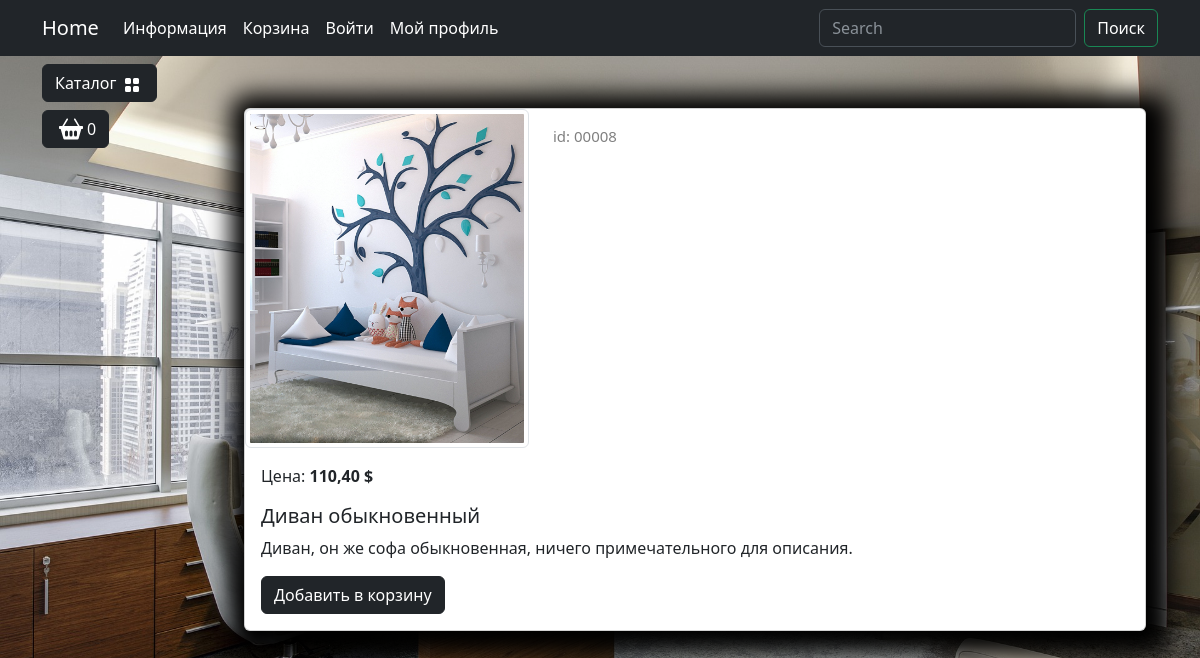
The page /catalog/product/divan-obyknovennyj/ on the database as committed earlier.
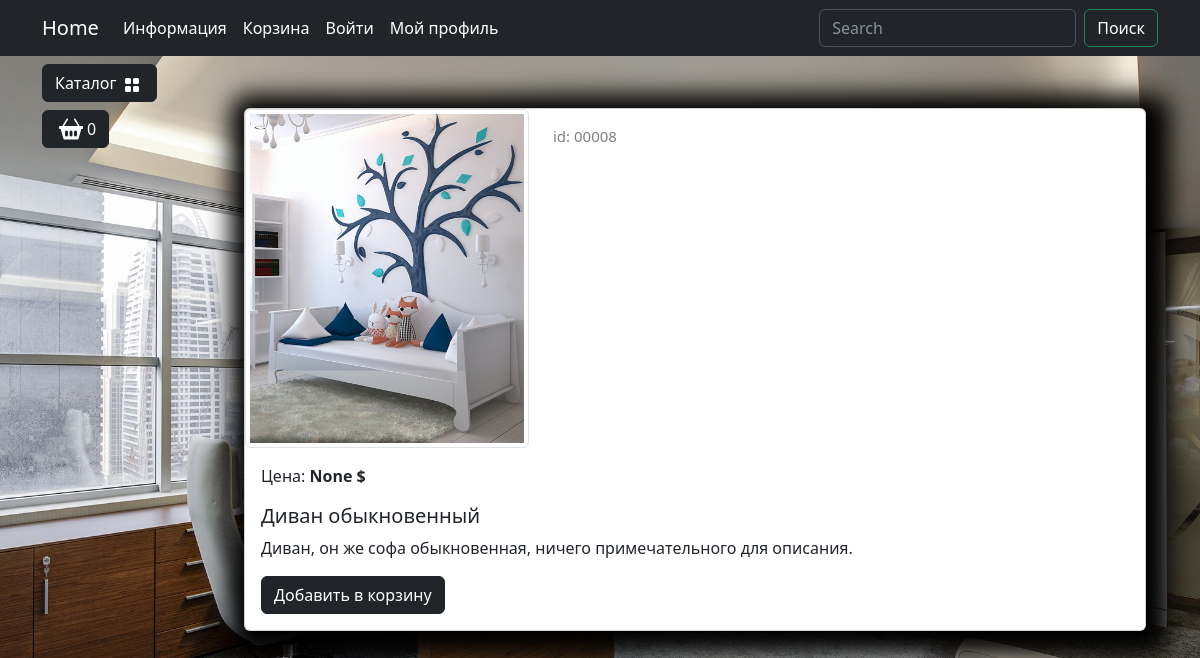
The same page on the database as committed later.
### goods/models.py (models this page shows, shortened)
class Products(models.Model):
    name = models.CharField(max_length=150, unique=True, verbose_name='Название')
    slug = models.SlugField(max_length=200, unique=True, blank=True, null= True, verbose_name='URL')
    description = models.TextField(blank=True, null=True, verbose_name='Описание')
    image  =  models.ImageField(upload_to='goods_images', blank=True, null=True, verbose_name='Изображение')
    price = models.DecimalField(default=0.00, max_digits=7, decimal_places=2, verbose_name='Цена')
    discount = models.DecimalField(default=0.00, max_digits=7, decimal_places=2, verbose_name='Скидка в %')
    quantity = models.PositiveIntegerField(default=0, verbose_name='Количество')
    category = models.ForeignKey(to=Categories, on_delete=models.CASCADE, verbose_name='Категория')
    class Meta:
        db_table = 'product'
        verbose_name = 'Продукт'
        verbose_name_plural = 'Продукты'
        ordering: ('id,')
    def display_id(self):
        return f'{self.id:05}'
    def sell_price(self):
        if self.discount:
            return round(self.price - self.price*self.discount/100,2)
        self.price

### goods/views.py (the view)
# urls.py: path('product/<slug:product_slug>/', views.product, name='product'),
def product(request, product_slug):
    product = Products.objects.get(slug=product_slug)
    context = {
        'product' : product
    }
    return render(request, 'goods/product.html',context = context)

### goods/templatetags/goods_tags.py (called while the page is built)
@register.simple_tag()
def tag_categories():
    return Categories.objects.all()

### goods/templates/goods/product.html (shortened to what this page needs)
{% extends "main/base.html" %}
{% load static %}
{% block content %}
<div class="container mt-5">
    <div class="card mb-4 custom-shadow">
        <div class="row">
            <div class="col-md-4">
                <img src="{{ product.image.url }}"
                    class="img-thumbnail" data-bs-toggle="modal" data-bs-target="#imageModal1">
            </div>
            <div class="col-md-4 ">
                <p class="product_id mt-3">id: {{ product.display_id }}</p>
            </div>
        </div>
        <div class="card-body">
            <p class="card-text">Цена: <strong>{{ product.sell_price}} $</strong></p>
            <h5 class="card-title">{{ product.name}}</h5>
            <p class="card-text">{{ product.description}}</p>
            <a href="#" class="btn btn-dark add-to-cart">Добавить в корзину</a>
        </div>
    </div>
</div>
{% endblock  %}

### main/templates/main/base.html (shortened to what this page needs)
{% load  static %}
{% load goods_tags %}
<!DOCTYPE html>
<html lang="ru">
<head>
    <link rel="stylesheet" href="{% static "deps/css/bootstrap/bootstrap.min.css" %}">
    <link rel="stylesheet" href="{% static "deps/css/my_css.css" %}">
    <link rel="stylesheet" href="{% static "deps/css/my_footer_css.css" %}">
</head>
<body>
    <header>
        <nav class="navbar navbar-expand-lg bg-dark" data-bs-theme="dark">
            <div class="container">
                <a class="navbar-brand" href="{% url 'main:index' %}">Home</a>
                <div class="collapse navbar-collapse" id="navbarSupportedContent">
                    <ul class="navbar-nav me-auto mb-2 mb-lg-0">
                        <li class="nav-item dropdown ">
                            <a class="nav-link dropdown-toggle text-white" href="#" role="button"
                                data-bs-toggle="dropdown" aria-expanded="false">
                                Информация
                            </a>
                        </li>
                        <li class="nav-item">
                            <a class="nav-link  text-white" href="carts/cart.html">Корзина</a>
                        </li>
                        <li class="nav-item">
                            <a class="nav-link  text-white" href="users/login.html">Войти</a>
                        </li>
                        <li class="nav-item dropdown ">
                            <a class="nav-link dropdown-toggle text-white" href="#" role="button"
                                data-bs-toggle="dropdown" aria-expanded="false">
                                Мой профиль
                            </a>
                        </li>
                    </ul>
                    <form class="d-flex" role="search">
                        <input class="form-control me-2" type="search" placeholder="Search" aria-label="Search">
                        <button class="btn btn-outline-success text-white" type="submit">Поиск</button>
                    </form>
                </div>
            </div>
        </nav>
    </header>
    <section>
        <div class="container">
            <div class="row mt-1 position-fixed z-3">
                <div class="dropdown mb-2">
                    <button class="btn btn-secondary dropdown-toggle btn-dark" type="button" data-bs-toggle="dropdown"
                        aria-expanded="false">
                        Каталог
                        <img class="mx-1" src="{% static "deps/icons/grid-fill.svg" alt="Catalog Icon" width="16" %}"
                            height="16">
                    </button>
                        {% tag_categories as categories %}
                </div>
                <div>
                    <button type="button" class="btn btn-dark btn-secondary d-flex" id="modalButton"
                        aria-expanded="false">
                        <img class="mx-1" src="{% static  "deps/icons/basket2-fill.svg" %}" alt="Catalog Icon" width="24"
                            height="24">
                        <span id="goods-in-cart-count">0</span>
                    </button>
                </div>
            </div>
        </div>
        <div class="container">
            <div class="row mt-1">
                <div class="col-lg-2">
                </div>
                <div class="col-lg-10">
                    {% block content %}{% endblock content %}
                    </div>
            </div>
        </div>
    </section>
</body>
</html>

### static/deps/css/my_css.css (style rules this page uses)
body { background-image: url("../images/bg-image.jpg"); background-repeat: no-repeat; background-attachment: fixed; background-position: center center; background-size: cover; height: 100%; }
.dropdown-toggle::after { content: none; }
.custom-shadow { box-shadow: 5px 5px 25px 19px #000000; }
.product_id { color: gray; font-size: 15px; }

Rows that differ between the two databases and show on the page:
changed Products "Диван обыкновенный": sell_price "110,40" → "None"
